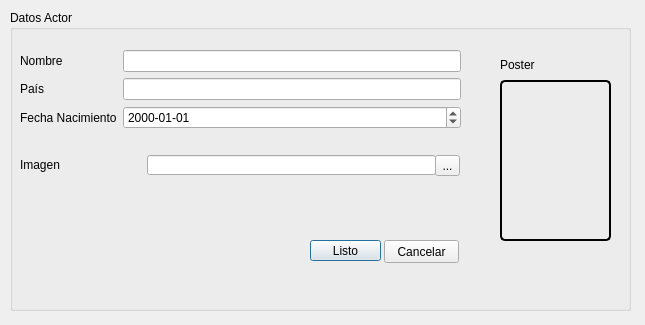
<?xml version="1.0" encoding="UTF-8"?>
<ui version="4.0">
 <class>Dialog</class>
 <widget class="QDialog" name="Dialog">
  <property name="geometry">
   <rect>
    <x>0</x>
    <y>0</y>
    <width>645</width>
    <height>325</height>
   </rect>
  </property>
  <property name="windowTitle">
   <string>Dialog</string>
  </property>
  <widget class="QGroupBox" name="groupBox">
   <property name="geometry">
    <rect>
     <x>10</x>
     <y>10</y>
     <width>621</width>
     <height>301</height>
    </rect>
   </property>
   <property name="title">
    <string>Datos Actor</string>
   </property>
   <widget class="QWidget" name="formLayoutWidget_3">
    <property name="geometry">
     <rect>
      <x>10</x>
      <y>40</y>
      <width>441</width>
      <height>95</height>
     </rect>
    </property>
    <layout class="QFormLayout" name="formLayout">
     <property name="fieldGrowthPolicy">
      <enum>QFormLayout::AllNonFixedFieldsGrow</enum>
     </property>
     <item row="0" column="0">
      <widget class="QLabel" name="label_1">
       <property name="text">
        <string>Nombre</string>
       </property>
      </widget>
     </item>
     <item row="0" column="1">
      <widget class="QLineEdit" name="LNombre"/>
     </item>
     <item row="1" column="0">
      <widget class="QLabel" name="label_2">
       <property name="text">
        <string>País</string>
       </property>
      </widget>
     </item>
     <item row="1" column="1">
      <widget class="QLineEdit" name="LPais"/>
     </item>
     <item row="2" column="0">
      <widget class="QLabel" name="label_3">
       <property name="text">
        <string>Fecha Nacimiento</string>
       </property>
      </widget>
     </item>
     <item row="2" column="1">
      <widget class="QDateEdit" name="LFecha">
       <property name="displayFormat">
        <string>yyyy-MM-dd</string>
       </property>
      </widget>
     </item>
    </layout>
   </widget>
   <widget class="QLabel" name="label_5">
    <property name="geometry">
     <rect>
      <x>10</x>
      <y>145</y>
      <width>51</width>
      <height>20</height>
     </rect>
    </property>
    <property name="text">
     <string>Imagen</string>
    </property>
   </widget>
   <widget class="QLineEdit" name="LImagen">
    <property name="geometry">
     <rect>
      <x>137</x>
      <y>145</y>
      <width>289</width>
      <height>20</height>
     </rect>
    </property>
   </widget>
   <widget class="QToolButton" name="toolButton">
    <property name="geometry">
     <rect>
      <x>425</x>
      <y>145</y>
      <width>25</width>
      <height>21</height>
     </rect>
    </property>
    <property name="text">
     <string>...</string>
    </property>
   </widget>
   <widget class="QPushButton" name="BListo">
    <property name="geometry">
     <rect>
      <x>300</x>
      <y>230</y>
      <width>71</width>
      <height>21</height>
     </rect>
    </property>
    <property name="text">
     <string>Listo</string>
    </property>
   </widget>
   <widget class="QPushButton" name="BCancelar">
    <property name="geometry">
     <rect>
      <x>374</x>
      <y>230</y>
      <width>75</width>
      <height>23</height>
     </rect>
    </property>
    <property name="text">
     <string>Cancelar</string>
    </property>
   </widget>
   <widget class="QLabel" name="label_4">
    <property name="geometry">
     <rect>
      <x>490</x>
      <y>45</y>
      <width>51</width>
      <height>20</height>
     </rect>
    </property>
    <property name="text">
     <string>Poster</string>
    </property>
   </widget>
   <widget class="QLabel" name="Display">
    <property name="geometry">
     <rect>
      <x>490</x>
      <y>70</y>
      <width>111</width>
      <height>161</height>
     </rect>
    </property>
    <property name="styleSheet">
     <string notr="true"> border-style: solid;
     border-width: 2px;
     border-radius: 5px;
     border-color: black;</string>
    </property>
    <property name="text">
     <string/>
    </property>
   </widget>
  </widget>
 </widget>
 <resources/>
 <connections/>
</ui>
